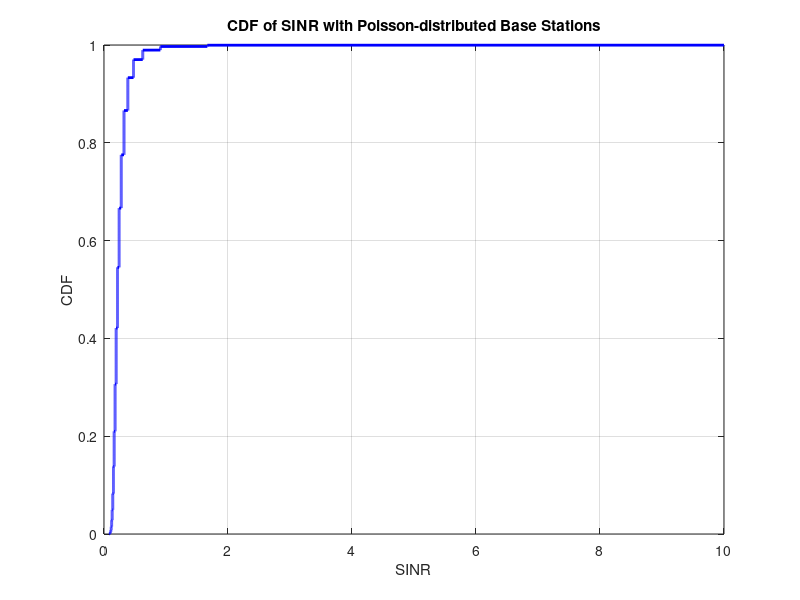

Recreate this plot in MATLAB.
% Parameters
lambda = 10; % Average number of base stations (Poisson parameter)
num_sim = 10000; % Number of SINR points to simulate

% Generating Poisson-distributed number of base stations
numBS = poissrnd(lambda, 1, num_sim);

% Parameters for SINR calculation
signalPower = 1; % Signal power at receiver
interferencePower = 0.5; % Average interference power at receiver
noisePower = 0.1; % Noise power at receiver

% Calculating SINR for each point
SINR = signalPower ./ (interferencePower * (numBS-1) + noisePower);

% Sorting SINR values for CDF
sortedSINR = sort(SINR);

% Calculating CDF
cdf = (1:num_sim) / num_sim;

% Plotting CDF
figure;
plot(sortedSINR, cdf, 'b-', 'LineWidth', 2);
grid on;
xlabel('SINR');
ylabel('CDF');
title('CDF of SINR with Poisson-distributed Base Stations');
